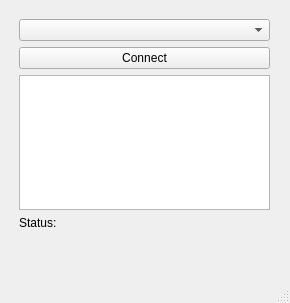
<?xml version="1.0" encoding="UTF-8"?>
<ui version="4.0">
 <class>MainWindow</class>
 <widget class="QMainWindow" name="MainWindow">
  <property name="geometry">
   <rect>
    <x>0</x>
    <y>0</y>
    <width>290</width>
    <height>303</height>
   </rect>
  </property>
  <property name="windowTitle">
   <string>MainWindow</string>
  </property>
  <widget class="QWidget" name="centralwidget">
   <widget class="QWidget" name="verticalLayoutWidget">
    <property name="geometry">
     <rect>
      <x>19</x>
      <y>19</y>
      <width>251</width>
      <height>211</height>
     </rect>
    </property>
    <layout class="QVBoxLayout" name="verticalLayout">
     <item>
      <widget class="QComboBox" name="comPortsComboBox"/>
     </item>
     <item>
      <widget class="QPushButton" name="connectButton">
       <property name="text">
        <string>Connect</string>
       </property>
      </widget>
     </item>
     <item>
      <widget class="QTextEdit" name="textEdit"/>
     </item>
     <item>
      <widget class="QLabel" name="statusLabel">
       <property name="text">
        <string>Status:</string>
       </property>
      </widget>
     </item>
    </layout>
   </widget>
  </widget>
  <widget class="QMenuBar" name="menubar">
   <property name="geometry">
    <rect>
     <x>0</x>
     <y>0</y>
     <width>290</width>
     <height>23</height>
    </rect>
   </property>
  </widget>
  <widget class="QStatusBar" name="statusbar"/>
 </widget>
 <resources/>
 <connections/>
</ui>
